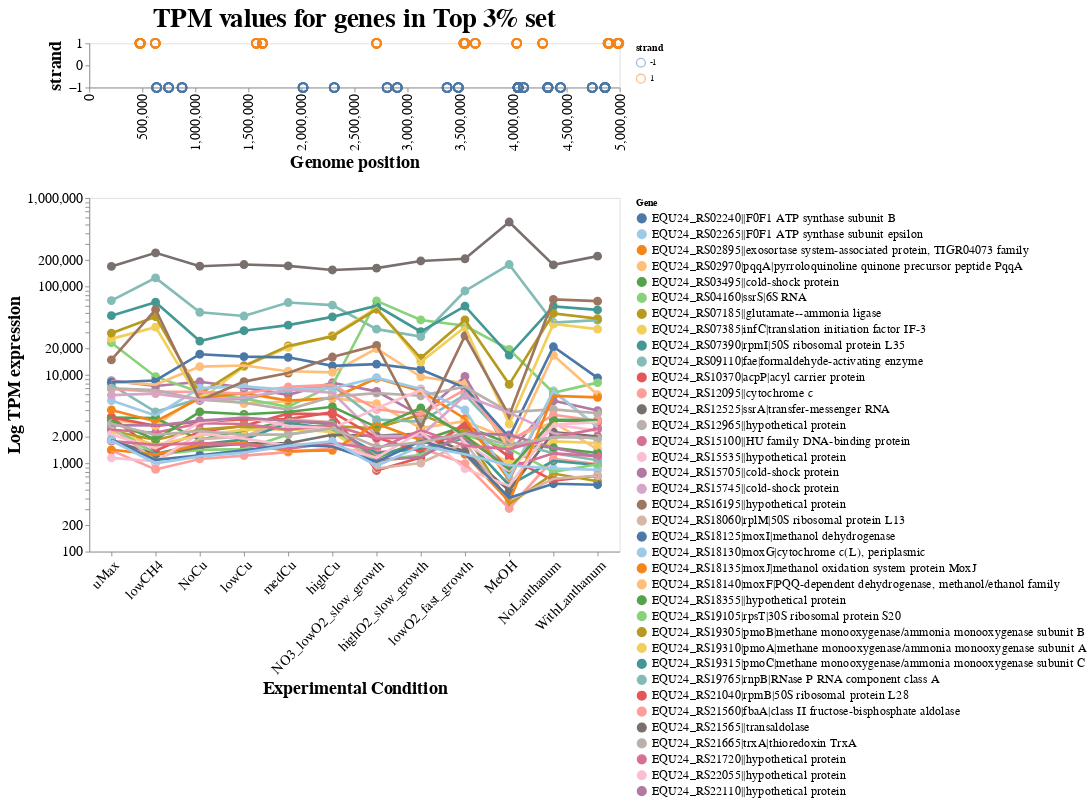

The cell this chart's notebook holds for it:
### Code cell
multi_plot(df_3,'3')

### Figure 1 — Vega-Lite specification as saved in the notebook (floating-point values rounded to 4 significant figures; data arrays with more than 128 entries replaced by an {"elided": "..."} marker saying what was removed)
{"config": {"view": {"continuousWidth": 400, "continuousHeight": 300}, "axis": {"grid": false, "labelFontSize": 16, "titleFontSize": 20}, "title": {"fontSize": 30}}, "vconcat": [{"mark": {"type": "point", "opacity": 0.5, "size": 100}, "encoding": {"color": {"type": "nominal", "field": "strand"}, "tooltip": [{"type": "ordinal", "field": "locus_tag"}, {"type": "nominal", "field": "product"}, {"type": "quantitative", "field": "pos"}, {"type": "nominal", "field": "strand"}], "x": {"type": "quantitative", "axis": {"labelAngle": 270, "title": "Genome position"}, "field": "pos"}, "y": {"type": "quantitative", "field": "strand"}}, "height": 50, "selection": {"selector001": {"type": "interval", "encodings": ["x"]}}, "title": "TPM values for genes in Top 3% set", "width": 600}, {"layer": [{"mark": "circle", "encoding": {"color": {"type": "nominal", "field": "desc_string", "legend": {"columns": 1, "labelFontSize": 14, "labelLimit": 0, "orient": "right", "symbolLimit": 200, "title": "Gene"}, "scale": {"scheme": "tableau20"}}, "opacity": {"condition": {"value": 1, "selection": {"or": [{"or": ["selector001", "selector003"]}, "selector002"]}}, "value": 0.2}, "size": {"condition": {"value": 100, "selection": {"or": [{"or": ["selector001", "selector003"]}, "selector002"]}}, "value": 3}, "tooltip": [{"type": "nominal", "field": "locus_tag"}, {"type": "nominal", "field": "product"}, {"type": "nominal", "field": "exp_condition"}, {"type": "quantitative", "field": "mean_exp"}], "x": {"type": "nominal", "axis": {"labelAngle": 315, "labelLimit": 0, "title": "Experimental Condition"}, "field": "exp_condition_order", "sort": {"field": "exp_condition_order:N", "op": "count"}}, "y": {"type": "quantitative", "axis": {"title": "Log TPM expression"}, "field": "mean_exp", "scale": {"type": "log"}}}, "height": 400, "selection": {"selector003": {"type": "multi", "fields": ["desc_string"], "bind": "legend"}, "selector002": {"type": "single", "on": "mousemove", "fields": ["desc_string"], "nearest": true}}, "width": 600}, {"mark": "line", "encoding": {"color": {"type": "nominal", "field": "desc_string", "legend": {"columns": 1, "labelFontSize": 14, "labelLimit": 0, "orient": "right", "symbolLimit": 200, "title": "Gene"}, "scale": {"scheme": "tableau20"}}, "opacity": {"condition": {"value": 1, "selection": {"or": [{"or": ["selector001", "selector003"]}, "selector002"]}}, "value": 0.5}, "size": {"condition": {"value": 3, "selection": {"or": [{"or": ["selector001", "selector003"]}, "selector002"]}}, "value": 1}, "tooltip": [{"type": "nominal", "field": "locus_tag"}, {"type": "nominal", "field": "product"}, {"type": "nominal", "field": "exp_condition"}, {"type": "quantitative", "field": "mean_exp"}], "x": {"type": "nominal", "axis": {"labelAngle": 315, "labelLimit": 0, "title": "Experimental Condition"}, "field": "exp_condition_order", "sort": {"field": "exp_condition_order:N", "op": "count"}}, "y": {"type": "quantitative", "axis": {"title": "Log TPM expression"}, "field": "mean_exp", "scale": {"type": "log"}}}, "selection": {"selector004": {"type": "interval", "bind": "scales", "encodings": ["x", "y"]}}}]}], "data": {"name": "data-7d85340e75850c3eb9cd1b4a93f1f497"}, "resolve": {"scale": {"color": "independent"}}, "$schema": "https://vega.github.io/schema/vega-lite/v4.0.2.json", "datasets": {"data-7d85340e75850c3eb9cd1b4a93f1f497": {"elided": "444 records"}}}
